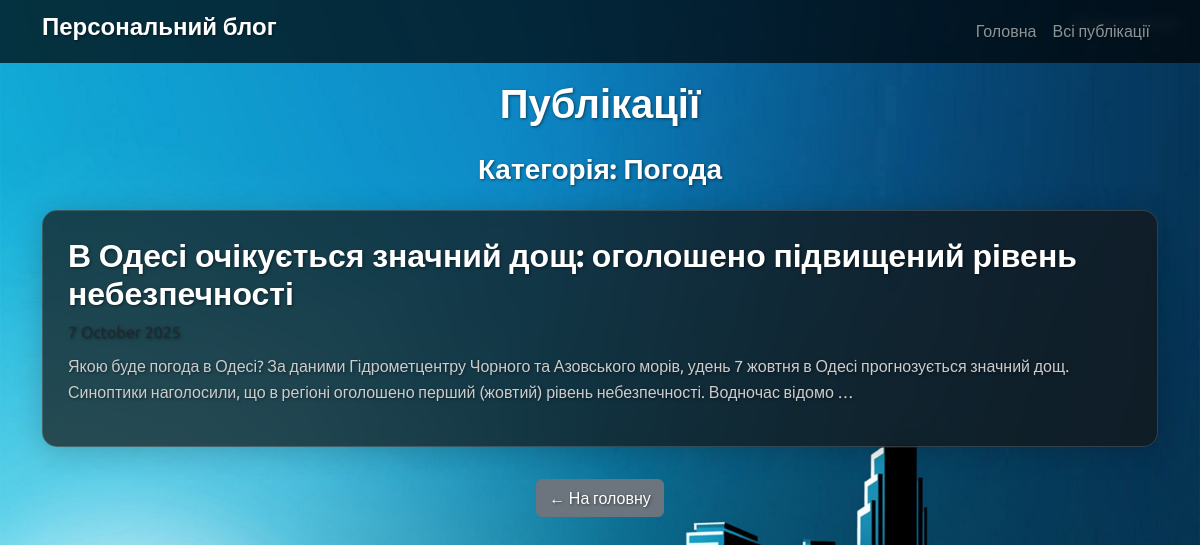
The app's page /articles/category/pogoda/ with its own data.
### app_blog/models.py (models this page shows, shortened)
class Category(models.Model):
    category = models.CharField(
        'Категорія',
        max_length=250,
        help_text='Максимум 250 символів'
    )
    slug = models.SlugField('Слаг', unique=True)
    objects = models.Manager()
    class Meta:
        verbose_name = 'Категорія для публікації'
        verbose_name_plural = 'Категорії для публікацій'
    def __str__(self):
        return self.category

class Article(models.Model):
    title = models.CharField(
        'Заголовок',
        max_length=250,
        help_text='Максимум 250 символів'
    )
    description = models.TextField(
        blank=True,
        verbose_name='Опис'
    )
    pub_date = models.DateTimeField(
        'Дата публікації',
        default=timezone.now
    )
    slug = models.SlugField(
        'Слаг',
        unique_for_date='pub_date'
    )
    main_page = models.BooleanField(
        'Головна',
        default=False,
        help_text='Показувати на головній сторінці'
    )
    category = models.ForeignKey(
        Category,
        related_name='articles',
        blank=True,
        null=True,
        verbose_name='Категорія',
        on_delete=models.CASCADE
    )
    objects = models.Manager()
    class Meta:
        ordering = ['-pub_date']
        verbose_name = 'Стаття'
        verbose_name_plural = 'Статті'
    def get_absolute_url(self):
        try:
            return reverse('news-detail', kwargs={
                'year': self.pub_date.strftime("%Y"),
                'month': self.pub_date.strftime("%m"),
                'day': self.pub_date.strftime("%d"),
                'slug': self.slug,
            })
        except NoReverseMatch:
            return "/"

### app_blog/views.py (the view)
# urls.py: path('articles/category/<slug>/', ArticleCategoryList.as_view(), name='articles-category-list'),
class ArticleCategoryList(ArticleList):
    def get_queryset(self, *args, **kwargs):
        return Article.objects.filter(category__slug=self.kwargs['slug']).distinct()

### app_blog/views.py (called while the page is built)
    def get_context_data(self, *args, **kwargs):
        context = super(ArticleList, self).get_context_data(*args, **kwargs)
        try:
            context['category'] = Category.objects.get(slug=self.kwargs.get('slug'))
        except Exception:
            context['category'] = None
        return context

### app_blog/templates/articles_list.html (shortened to what this page needs)
{% extends "base.html" %}
{% load static %}
{% block content %}
<h1 class="text-center mb-4">Публікації</h1>
{% if category %}
    <h3 class="text-center mb-4">Категорія: {{ category }}</h3>
{% endif %}
{% for item in items %}
    <article class="article-block">
        <h2><a href="{{ item.get_absolute_url }}">{{ item.title }}</a></h2>
        <p class="text-muted mb-2">{{ item.pub_date|date:"j E Y" }}</p>
        <p>{{ item.description|striptags|truncatewords_html:32 }}</p>
    </article>
{% empty %}
    <div class="article-block text-center">
        <p>Немає публікацій у цій категорії.</p>
    </div>
{% endfor %}
<div class="text-center mt-4">
    <a href="{% url 'home' %}" class="btn btn-secondary">← На головну</a>
</div>
{% endblock %}

### app_blog/static/css/main.css (style rules this page uses)
body { font-family: 'Ubuntu', sans-serif; background-image: url('../img/bg.jpg'); background-size: cover; background-repeat: no-repeat; background-attachment: fixed; color: #fff; text-shadow: 1px 1px 3px rgba(0, 0, 0, 0.5); }
h1, h2, h3, h4, h5, h6 { color: #fff; font-weight: 700; }
.article-block, .card { background: rgba(20, 20, 20, 0.7); backdrop-filter: blur(10px); -webkit-backdrop-filter: blur(10px); color: #f0f0f0; border-radius: 15px; border: 1px solid rgba(255, 255, 255, 0.15); box-shadow: 0 4px 30px rgba(0, 0, 0, 0.2); padding: 25px; margin-bottom: 2rem; }
.article-block h2 a { color: #fff; text-decoration: none; transition: color 0.3s ease; }
.article-block p { color: #ccc; line-height: 1.6; }

### records on screen
Category: category "Погода"
Article: title "В Одесі очікується значний дощ: оголошено підвищений рівень небезпечності", pub_date "7 October 2025", description "Якою буде погода в Одесі? За даними Гідрометцентру Чорного та Азовського морів, удень 7 жовтня в Одесі прогнозується значний дощ. Синоптики наголосили, що в регіоні оголошено перший (жовтий) рівень небезпечності. Водночас відомо …"
